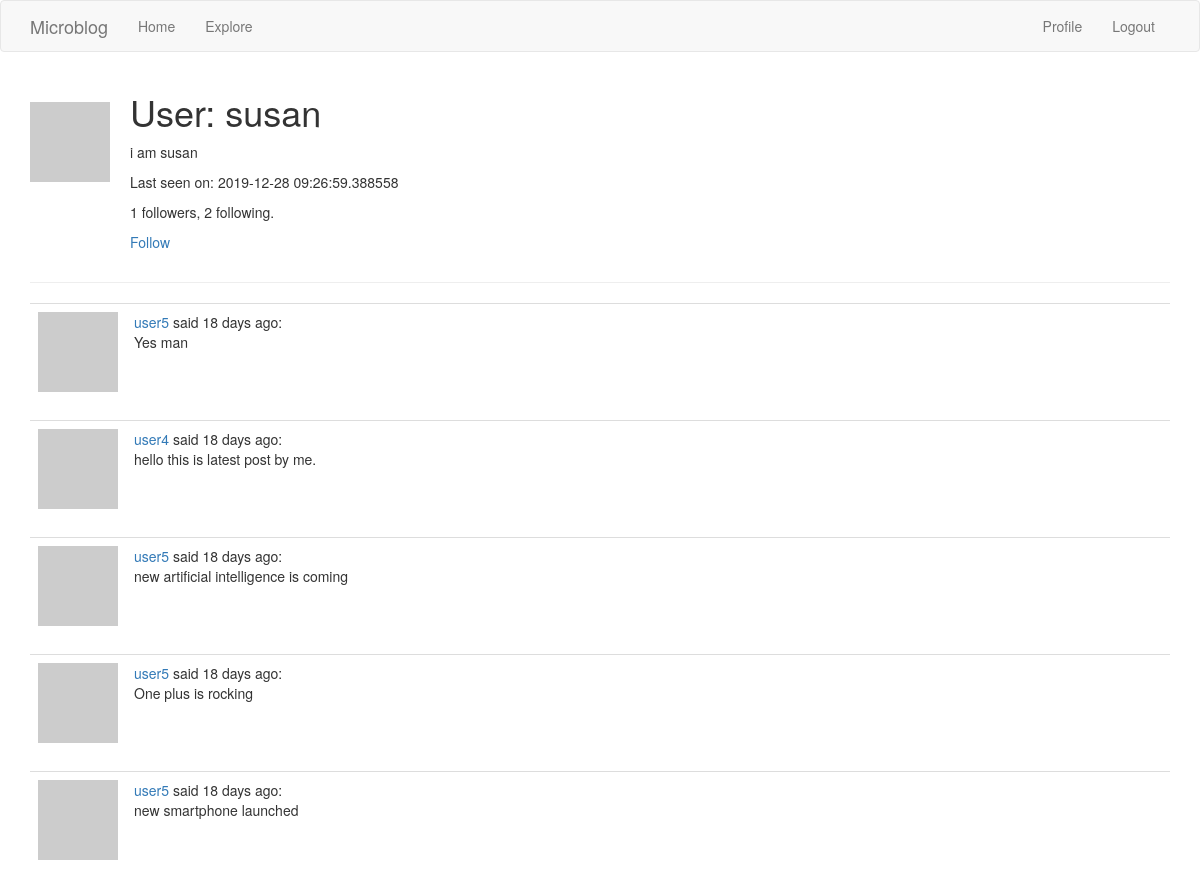
/user/susan (signed in), run on the app's committed database.
### app/models.py (models this page shows, shortened)
class User(UserMixin, db.Model):
    id = db.Column(db.Integer, primary_key=True)
    username = db.Column(db.String(64), index=True, unique=True)
    email = db.Column(db.String(120), index=True, unique=True)
    password_hash = db.Column(db.String(128))
    posts = db.relationship('Post', backref='author', lazy='dynamic')
    about_me = db.Column(db.String(140))
    last_seen = db.Column(db.DateTime, default=datetime.utcnow)
    followed = db.relationship(
        'User', secondary=followers,
        primaryjoin=(followers.c.follower_id == id),
        secondaryjoin=(followers.c.followed_id == id),
        backref=db.backref('followers', lazy='dynamic'), lazy='dynamic')
    def avatar(self, size):
        digest = md5(self.email.lower().encode('utf-8')).hexdigest()
        return 'https://www.gravatar.com/avatar/{}?d=identicon&s={}'.format(
            digest, size)
    def is_following(self, user):
        return self.followed.filter(
            followers.c.followed_id == user.id).count() > 0
    def followed_posts(self):
        followed = Post.query.join(
            followers, (followers.c.followed_id == Post.user_id)).filter(
                followers.c.follower_id == self.id)
        own = Post.query.filter_by(user_id=self.id)
        return followed.union(own).order_by(Post.timestamp.desc())

class Post(db.Model):
    id = db.Column(db.Integer, primary_key=True)
    body = db.Column(db.String(140))
    timestamp = db.Column(db.DateTime, index=True, default=datetime.utcnow)
    user_id = db.Column(db.Integer, db.ForeignKey('user.id'))

### app/routes.py (the view)
@app.route('/user/<username>')
@login_required
def user(username):
    page = request.args.get('page', 1, type=int)
    user = User.query.filter_by(username=username).first_or_404()
    posts = current_user.followed_posts().paginate(
        page, app.config['POSTS_PER_PAGE'], False)
    next_url = url_for('explore', page=posts.next_num) \
        if posts.has_next else None
    prev_url = url_for('explore', page=posts.prev_num) \
        if posts.has_prev else None
    return render_template('user.html', user=user, posts=posts.items,
                          next_url=next_url, prev_url=prev_url)

### app/models.py (called while the page is built)
@login.user_loader
def load_user(id):
    return User.query.get(int(id))

### app/routes.py (called while the page is built)
@app.before_request
def before_request():
    if current_user.is_authenticated:
        current_user.last_seen = datetime.utcnow()
        db.session.commit()

### app/templates/user.html
{% extends "base.html" %}
{% block app_content %}
    <table>
        <tr valign="top">
            <td><img src="{{ user.avatar(128) }}" style = "margin-right: 20px; margin-top:30px;"></td>
            <td>
                <h1>User: {{ user.username }}</h1>
                {% if user.about_me %}<p>{{ user.about_me }}</p>{% endif %}
                {% if user.last_seen %}<p>Last seen on: {{ user.last_seen }}</p>{% endif %}
                <p>{{ user.followers.count() }} followers, {{ user.followed.count() }} following.</p>
                {% if user == current_user %}
                <p><a href="{{ url_for('edit_profile') }}">Edit your profile</a></p>
                {% elif not current_user.is_following(user) %}
                <p><a href="{{ url_for('follow', username=user.username) }}">Follow</a></p>
                {% else %}
                <p><a href="{{ url_for('unfollow', username=user.username) }}">Unfollow</a></p>
                {% endif %}
            </td>
        </tr>
    </table>
    <hr>
    {% for post in posts %}
        {% include '_post.html' %}
    {% endfor %}
{% endblock %}

### app/templates/_post.html
<table class="table table-hover">
    <tr>
        <td width="70px">
            <a href="{{ url_for('user', username=post.author.username) }}">
                <img src="{{ post.author.avatar(70) }}" />
            </a>
        </td>
        <td>
            <a href="{{ url_for('user', username=post.author.username) }}">
                {{ post.author.username }}
            </a>
            said {{ moment(post.timestamp).fromNow() }}:
            <br>
            {{ post.body }}
        </td>
    </tr>
</table>

### data on the page
User: username "susan", about_me "i am susan", last_seen "2019-12-28 09:26:59.388558"
Post: author.username "user5", timestamp "18 days ago", body "Yes man"
Post: author.username "user4", timestamp "18 days ago", body "hello this is latest post by me."
Post: author.username "user5", timestamp "18 days ago", body "new artificial intelligence is coming"
Post: author.username "user5", timestamp "18 days ago", body "One plus is rocking"
Post: author.username "user5", timestamp "18 days ago", body "new smartphone launched"

### other printed values
{{ 'Home' }} "Home"
{{ 'Explore' }} "Explore"
{{ 'Profile' }} "Profile"
{{ 'Logout' }} "Logout"
{{ user.followers.count() }} "1"
{{ user.followed.count() }} "2"
